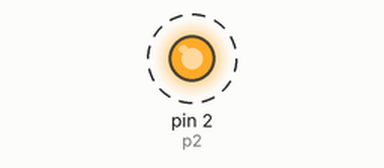
This program was run on a simulated MicroPython board. On the bench: output pins drawn as LEDs (lit = HIGH). Dashed ring = blinking. WiFi joins after 1.5 s; the board's own WiFi access point starts at once; a WiFi scan finds one network, HomeNet; what the program prints to the serial console is not drawn.

Above: at 2.5 s.
Timing chart, 0 to 6.6 s (numbered marks = the images above):
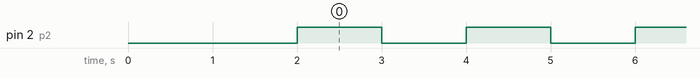

Measured:
- by itself, pin 2 (p2): alternates HIGH for 1.0 s and LOW for 1.0 s

The program:

main.py
```python
import network
import time
from machine import Pin

sta_if = network.WLAN(network.STA_IF) # create station interface
sta_if.active(True)       # activate the interface
sta_if.scan()             # scan for access points
sta_if.isconnected()      # check if the station is connected to an AP
sta_if.connect('CloudCube_TPE_Office', 'cloudcube54729082') # connect to an AP
sta_if.config('mac')      # get the interface's MAC adddress
print ("sta_if.ifconfig=")
sta_if.ifconfig()         # get the interface's IP/netmask/gw/DNS addresses

ap_if = network.WLAN(network.AP_IF) # create access-point interface
ap_if.active(True)         # activate the interface
ap_if.config(essid='ESP-micropython-Tony', authmode=network.AUTH_WPA_WPA2_PSK, password="0123456789") # set the ESSID of the access point


while True:
    p2 = Pin(2, Pin.OUT)   # create output pin on GPIO16
    p2.on()                 # set pin to "on" (high) level
    time.sleep(1)
    p2.off()    # set pin to "off" (low) level
    time.sleep(1)
    p2.value(1)             # set pin to on/high
"""
p2 = Pin(2, Pin.IN)     # create input pin on GPIO2
print(p2.value())       # get value, 0 or 1
p4 = Pin(4, Pin.IN, Pin.PULL_UP) # enable internal pull-up resistor
p5 = Pin(5, Pin.OUT, value=1) # set pin high on creation
"""
```
